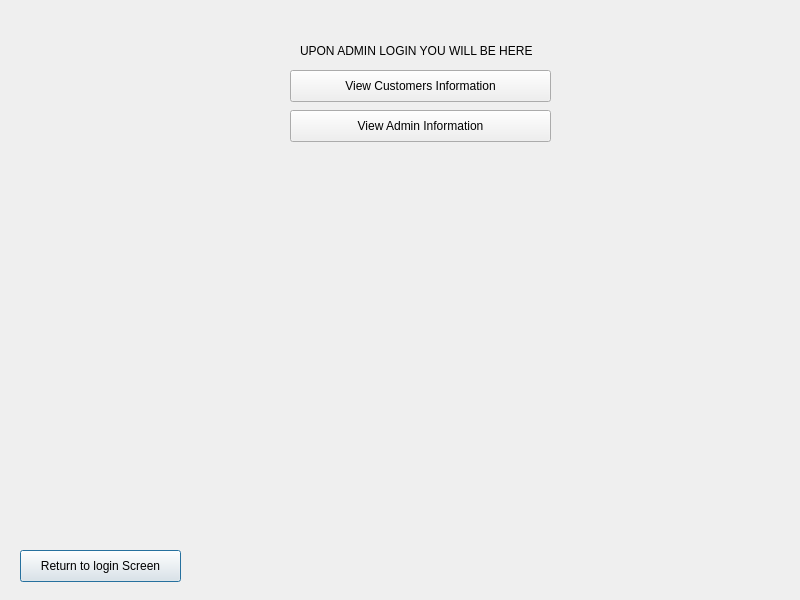
<?xml version="1.0" encoding="UTF-8"?>
<ui version="4.0">
 <class>adminLogin</class>
 <widget class="QDialog" name="adminLogin">
  <property name="geometry">
   <rect>
    <x>0</x>
    <y>0</y>
    <width>800</width>
    <height>600</height>
   </rect>
  </property>
  <property name="windowTitle">
   <string>Dialog</string>
  </property>
  <widget class="QPushButton" name="backLogin">
   <property name="geometry">
    <rect>
     <x>20</x>
     <y>550</y>
     <width>161</width>
     <height>32</height>
    </rect>
   </property>
   <property name="text">
    <string>Return to login Screen</string>
   </property>
  </widget>
  <widget class="QLabel" name="label">
   <property name="geometry">
    <rect>
     <x>300</x>
     <y>20</y>
     <width>251</width>
     <height>61</height>
    </rect>
   </property>
   <property name="text">
    <string>UPON ADMIN LOGIN YOU WILL BE HERE</string>
   </property>
  </widget>
  <widget class="QPushButton" name="pushButton">
   <property name="geometry">
    <rect>
     <x>290</x>
     <y>70</y>
     <width>261</width>
     <height>32</height>
    </rect>
   </property>
   <property name="text">
    <string>View Customers Information</string>
   </property>
  </widget>
  <widget class="QPushButton" name="pushButton_2">
   <property name="geometry">
    <rect>
     <x>290</x>
     <y>110</y>
     <width>261</width>
     <height>32</height>
    </rect>
   </property>
   <property name="text">
    <string>View Admin Information</string>
   </property>
  </widget>
 </widget>
 <resources/>
 <connections/>
</ui>
